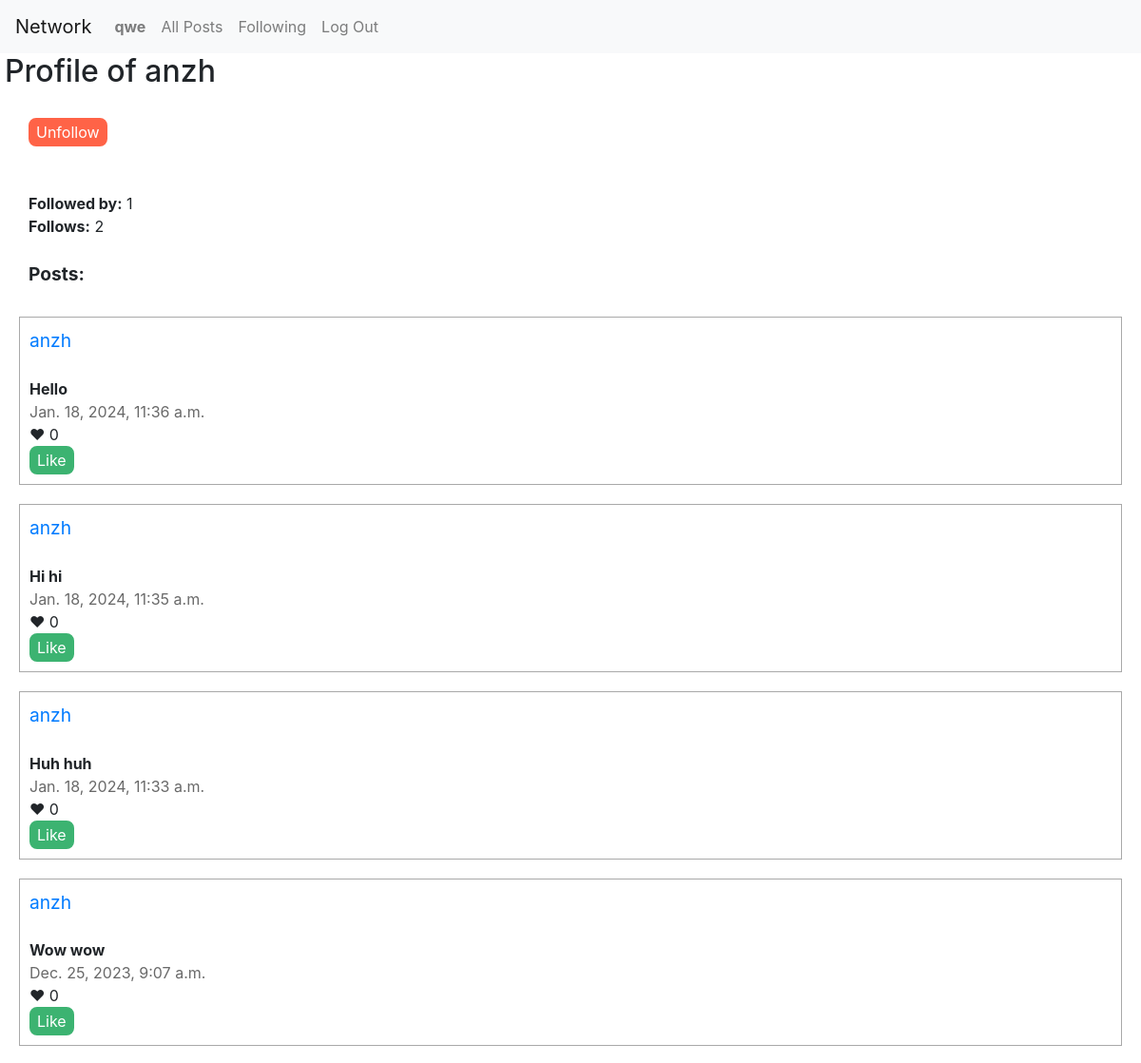
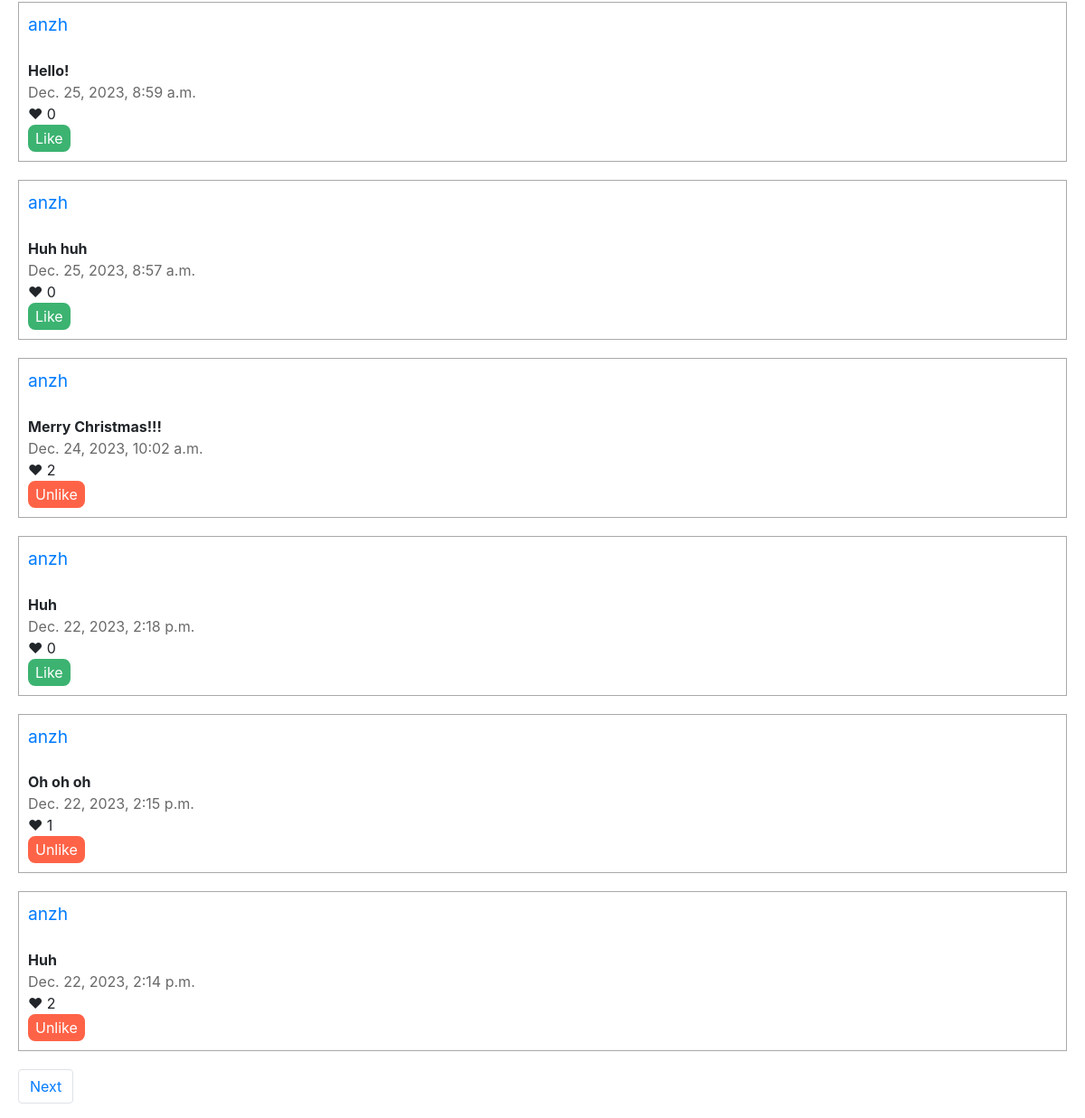
Screenshot of /profile/anzh (signed in) with the database file from the repository (2 pictures, top to bottom).
### network/models.py (models this page shows, shortened)
class User(AbstractUser):
    pass

class Post(models.Model):
    author = models.ForeignKey(User, on_delete=models.CASCADE, blank=True, null=True, related_name="author")
    content = models.TextField()
    time = models.DateTimeField(db_default=Now())
    likes = models.IntegerField(default=0)

### network/views.py (the view)
# urls.py: path("profile/<str:username>", views.profile, name="profile"),
def profile(request, username):
    user = User.objects.get(username=username)
    all_followers = len(Followers.objects.filter(followed=user))
    all_follows = len(Followers.objects.filter(follower=user))
    posts = Post.objects.filter(author=user)
    posts = posts.order_by("-time").all()
    followers = []
    follow = Followers.objects.filter(followed=user)
    for foll in follow:
        folls = foll.follower
        followers.append(folls)
    paginator = Paginator(posts, 10)
    page_number = request.GET.get('page')
    page_obj = paginator.get_page(page_number)
    try:
        likes = Like.objects.filter(user=request.user)
        liked_posts = []
        for like in likes:
            liked_posts.append(like.post)
    except:
        liked_posts = []
    return render(request, "network/profile.html" , {
            "all_followers": all_followers,
            "all_follows": all_follows,
            "page_obj": page_obj,
            "username": username,
            "followers": followers,
            "liked_posts": liked_posts,
    })

### network/templates/network/profile.html (shortened to what this page needs)
{% extends "network/layout.html" %}
{% load static %}
{% block body %}
    <h2 style="padding-left: 5px;">Profile of {{ username }}</h2>
    <div id="profile">
        {% if user.is_authenticated and request.user.username != username %}
            {% if request.user not in followers %}
                <form action="{% url 'follow' %}" method="post">
                    {% csrf_token %}
                    <input type="hidden" name="username" value="{{ username }}">
                    <input type="submit" style="background-color: mediumseagreen; border-radius: 8px; color: white; border: 2px solid mediumseagreen;" value="Follow">
                </form>
            {% else %}
                <form action="{% url 'unfollow' %}" method="post">
                    <input type="submit" style="background-color: tomato; border-radius: 8px; color: white; border: 2px solid tomato;" value="Unfollow">
                </form>
            {% endif %}
        {% endif %}
        <br><br>
        <strong>Followed by:</strong> {{ all_followers}} <br>
        <strong>Follows:</strong> {{ all_follows}} <br><br>
        <strong><span style="font-size: larger;"">Posts:</span></strong>
    </div>
    {% for post in page_obj %}
        <div id="edit {{post.id}}" style="border-style: solid; border-width: 1px; border-color: darkgrey; padding: 10px; margin: 20px;">
            <span style="font-size: larger;"><a href="{% url 'profile' username=post.author %}">{{ post.author }}</a></span><br/><br/>
            <strong><span id="s {{post.id}}">{{ post.content }}</span></strong><br/>
            <span style="color: dimgray;">{{ post.time }}</span><br/>
            &#10084; <span id="l {{post.id}}">{{ post.likes }}</span><br/>
            {% if user.is_authenticated %}
                {% if post not in liked_posts %}
                    <button id="like {{ post.id }}" onclick="like('{{ post.id }}')" style="display: block; background-color: mediumseagreen; border-radius: 8px; color: white; border: 2px solid mediumseagreen;" value="Like">Like</button>
                {% else %}
                    <button id="unlike {{ post.id }}" onclick="unlike('{{ post.id }}')" style="display: block; background-color: tomato; border-radius: 8px; color: white; border: 2px solid tomato;" value="Unlike">Unlike</button>
                {% endif %}
            {% endif %}
        </div>
    {% endfor %}
    <nav aria-label="Page navigation example">
        <ul class="pagination">
            {% if page_obj.has_next %}
                <li class="page-item" style="padding-left: 20px;"><a class="page-link" href="?page={{ page_obj.next_page_number }}">Next</a></li>
            {% endif %}
        </ul>
    </nav>
{% endblock %}

### network/templates/network/layout.html (shortened to what this page needs)
{% load static %}
<!DOCTYPE html>
<html lang="en">
    <head>
        <link rel="stylesheet" href="https://stackpath.bootstrapcdn.com/bootstrap/4.4.1/css/bootstrap.min.css">
        <link href="{% static 'network/styles.css' %}" rel="stylesheet">
    </head>
    <body>
        <nav class="navbar navbar-expand-lg navbar-light bg-light">
            <a class="navbar-brand" href="{% url 'index' %}">Network</a>
            <div>
              <ul class="navbar-nav mr-auto">
                {% if user.is_authenticated %}
                    <li class="nav-item">
                        <a class="nav-link" href="{% url 'profile' username=request.user %}"><strong>{{ user.username }}</strong></a>
                    </li>
                {% endif %}
                <li class="nav-item">
                  <a class="nav-link" href="{% url 'index' %}">All Posts</a>
                </li>
                {% if user.is_authenticated %}
                    <li class="nav-item">
                        <a class="nav-link" href="{% url 'following' %}">Following</a>
                    </li>
                    <li class="nav-item">
                        <a class="nav-link" href="{% url 'logout' %}">Log Out</a>
                    </li>
                {% endif %}
              </ul>
            </div>
          </nav>
        <div class="body">
            {% block body %}
            {% endblock %}
        </div>
    </body>
</html>

### network/static/network/styles.css (style rules this page uses)
#profile { padding: 10px; margin: 20px; }

### rows the page displays
User: username "qwe"
User: username "anzh"
Post: author "anzh", content "Hello", time "Jan. 18, 2024, 11:36 a.m.", likes "0"
Post: author "anzh", content "Hi hi", time "Jan. 18, 2024, 11:35 a.m.", likes "0"
Post: author "anzh", content "Huh huh", time "Jan. 18, 2024, 11:33 a.m.", likes "0"
Post: author "anzh", content "Wow wow", time "Dec. 25, 2023, 9:07 a.m.", likes "0"
Post: author "anzh", content "Hello!", time "Dec. 25, 2023, 8:59 a.m.", likes "0"
Post: author "anzh", content "Huh huh", time "Dec. 25, 2023, 8:57 a.m.", likes "0"
Post: author "anzh", content "Merry Christmas!!!", time "Dec. 24, 2023, 10:02 a.m.", likes "2"
Post: author "anzh", content "Huh", time "Dec. 22, 2023, 2:18 p.m.", likes "0"
Post: author "anzh", content "Oh oh oh", time "Dec. 22, 2023, 2:15 p.m.", likes "1"
Post: author "anzh", content "Huh", time "Dec. 22, 2023, 2:14 p.m.", likes "2"

### other values shown
{{ all_followers }} "1"
{{ all_follows }} "2"
